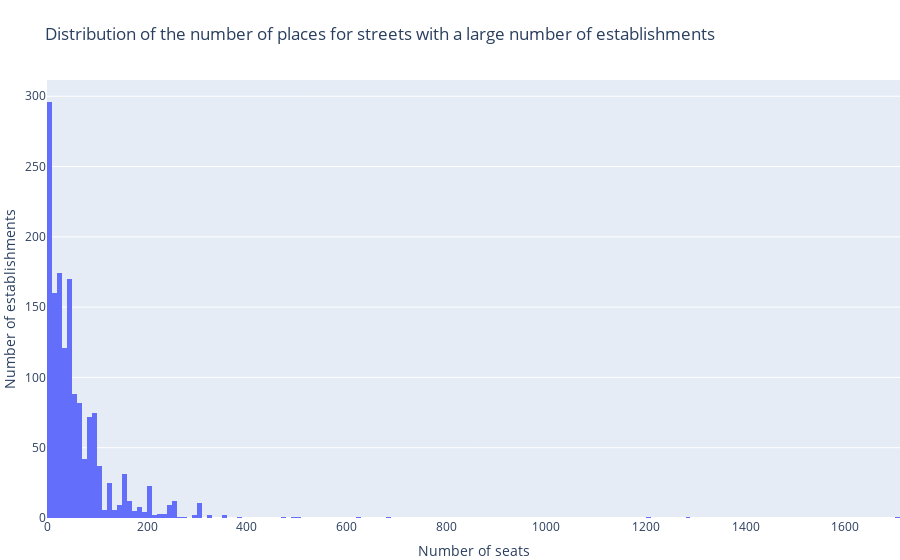

Notebook source saved alongside this figure:
### Code cell
fig = px.histogram(street_with_many_obj, x="number")
fig.update_layout(
                  title="Distribution of the number of places for streets with a large number of restaurants",
                  xaxis_title="Number of seats",
                  yaxis_title="Number of restaurants",
                  margin=dict(l=0, r=0, t=80, b=0))
fig.show();

### Figure 1 — Plotly figure (JSON) as saved in the notebook; plotly's stock layout.template omitted (floating-point values rounded to 4 significant figures; data arrays with more than 128 entries replaced by an {"elided": "..."} marker saying what was removed)
{"data": [{"alignmentgroup": "True", "bingroup": "x", "hovertemplate": "number=%{x}<br>count=%{y}<extra></extra>", "legendgroup": "", "marker": {"color": "#636efa", "pattern": {"shape": ""}}, "name": "", "offsetgroup": "", "orientation": "v", "showlegend": false, "type": "histogram", "x": {"elided": "1503 int values"}, "xaxis": "x", "yaxis": "y"}], "layout": {"barmode": "relative", "legend": {"tracegroupgap": 0}, "margin": {"b": 0, "l": 0, "r": 0, "t": 80}, "title": {"text": "Distribution of the number of places for streets with a large number of establishments"}, "xaxis": {"anchor": "y", "domain": [0, 1], "title": {"text": "Number of seats"}}, "yaxis": {"anchor": "x", "domain": [0, 1], "title": {"text": "Number of establishments"}}}}
